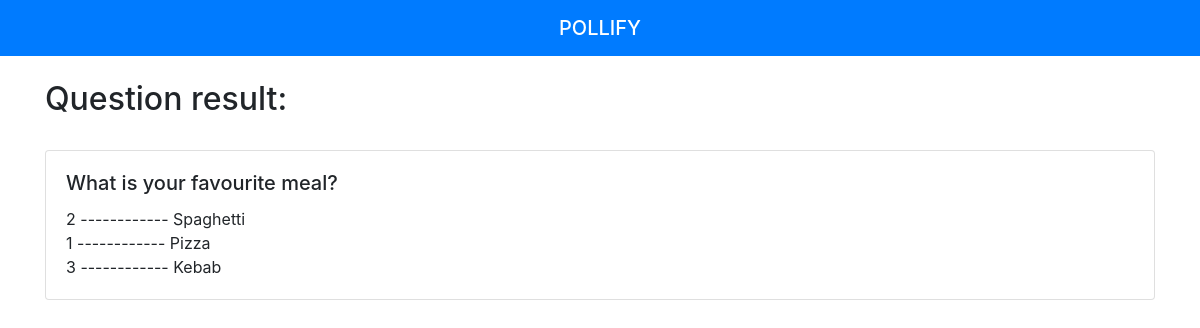
Page /2/results/ on the earlier database version.
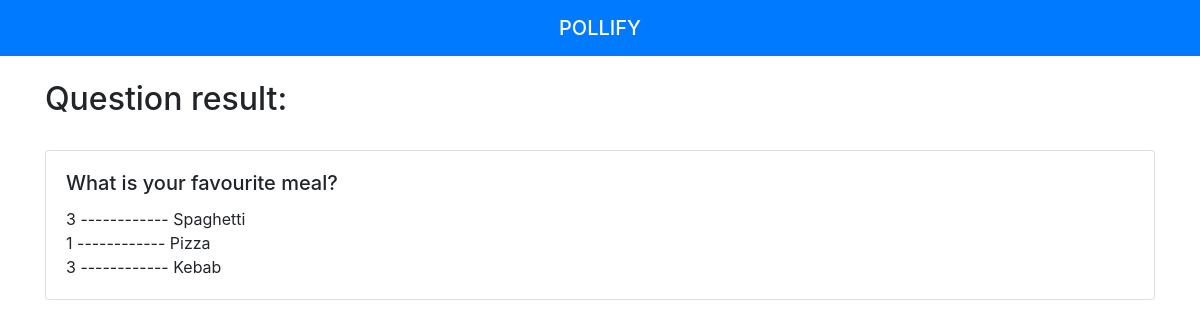
Same page on the later database version.
### polls/models.py (models this page shows, shortened)
class Question(models.Model):
    question_text = models.CharField(max_length=200)
    pub_date = models.DateTimeField('date published', auto_now_add=True)

class Choice(models.Model):
    question = models.ForeignKey(Question, on_delete=models.CASCADE)
    choice_text = models.CharField(max_length=200)
    votes = models.IntegerField(default=0)
    def __str__(self):
        return self.choice_text

### polls/views.py (the view)
# urls.py: path('<int:question_id>/results/', views.results, name='results'),
def results(request, question_id):
    question = Question.objects.get(pk=question_id)
    context = {
        'question': question,
        }
    return render(request, 'polls/results.html', context)

### templates/polls/results.html (shortened to what this page needs)
{% extends 'base.html' %}
{% block content %}
  <br>
  <h2>Question result:</h2>
  <br>
    <div class="card">
      <div class="card-body">
        <h5 class="card-title">{{ question.question_text }}</h5>
        {% for choice in question.choice_set.all %}
          <span>{{choice.votes}} ------------</span>
          <span>{{choice}}</span>
          <br>
        {% endfor %}
      </div>
    </div>
    <br>
{% endblock %}

### templates/base.html (shortened to what this page needs)
<!doctype html>
<html lang="en">
<head>
  <link rel="stylesheet" href="https://stackpath.bootstrapcdn.com/bootstrap/4.3.1/css/bootstrap.min.css">
</head>
<body>
{% include 'partials/_navbar.html' %}
<div class="container">
    {% block content %}
    {% endblock %}
</div>
</body>
</html>

### templates/partials/_navbar.html
<nav class="navbar navbar-dark bg-primary">
  <a class="navbar-brand m-auto h1" href="{% url 'index' %}">POLLIFY</a>
</nav>

Differences in the rows shown:
changed Choice "Spaghetti": votes "2" → "3"
